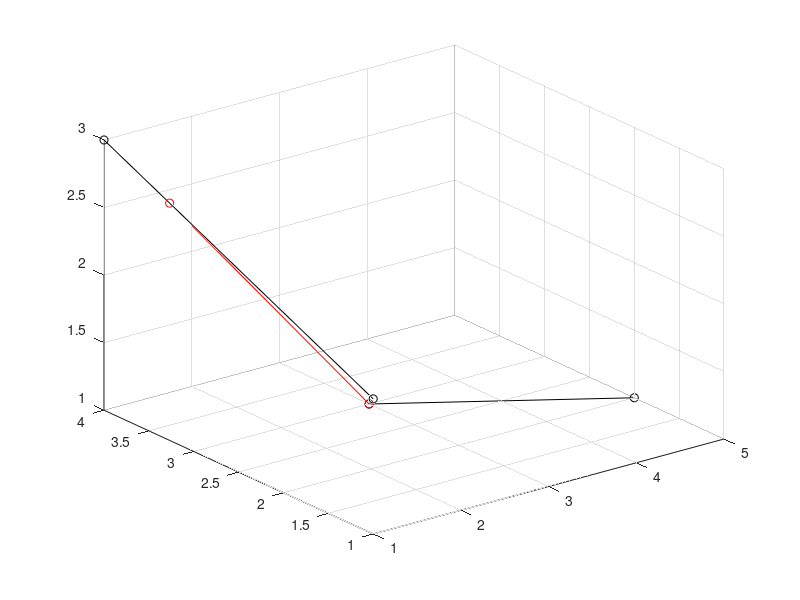

Source code (MATLAB):
clear
close all
clc

p_a1 = [1 1 2]';
p_a2 = [1 4 3]';
p_b1 = [5 2 1]';
p_b2 = [3 3 1]';

figure();
plot3(p_a1(1),p_a1(2),p_a1(3),'o','Color','k'); hold on;
plot3(p_a2(1),p_a2(2),p_a2(3),'o','Color','k');
plot3(p_b1(1),p_b1(2),p_b1(3),'o','Color','k');
plot3(p_b2(1),p_b2(2),p_b2(3),'o','Color','k');
plot3([p_a1(1) p_a2(1)],[p_a1(2) p_a2(2)],[p_a1(3) p_a2(3)],'k')
plot3([p_b1(1) p_b2(1)],[p_b1(2) p_b2(2)],[p_b1(3) p_b2(3)],'k')
grid;

u_a = (p_a2-p_a1)/(norm(p_a2-p_a1));
u_b = (p_b2-p_b1)/(norm(p_b2-p_b1));
k = u_a'*u_b;
t_ac = ((p_b1-p_a1)'*(u_a-k*u_b))/(1-k^2);
t_bc = (t_ac-u_a'*(p_b1-p_a1))/k;

if (t_ac/norm(p_a2-p_a1)<=0)
    t_ac = 0;
    flagA = 2;
elseif (t_ac/norm(p_a2-p_a1)>=1)
    t_ac = norm(p_a2-p_a1);
    flagA = 3;
else
    flagA = 1;
end

if (t_bc/norm(p_b2-p_b1)<=0)
    t_bc = 0;
    flagB = 2;
elseif (t_bc/norm(p_b2-p_b1)>=1)
    t_bc = norm(p_b2-p_b1);
    flagB = 3;
else
    flagB = 1;
end

if flagA==1 && flagB==1             % Case 1: 0<t_ac<normA & 0<t_bc<normB
    index = 1;
elseif flagA==2 && flagB==1         % Case 2: t_ac<=0 & 0<t_bc<normB
    index = 2;
elseif flagA==3 && flagB==1         % Case 3: t_ac>=normA & 0<t_bc<normB
    index = 3;
elseif flagA==1 && flagB==2         % Case 4: 0<t_ac<normA & t_bc<=0
    index = 4;
elseif flagA==1 && flagB==3         % Case 5: 0<t_ac<normA & t_bc>=normB
    index = 5;
elseif flagA==2 && flagB==2         % Case 6: t_ac<=0 & t_bc<=0
    index = 6;
elseif flagA==2 && flagB==3         % Case 7: t_ac<=0 & t_bc>=normB
    index = 7;
elseif flagA==3 && flagB==2         % Case 8: t_ac>=normA & t_bc<=0
    index = 8;
elseif flagA==3 && flagB==3         % Case 9: t_ac>=normA & t_bc>=normB
    index = 9;
end

p_ac = p_a1+t_ac*u_a;
p_bc = p_b1+t_bc*u_b;

dmin = norm(p_ac-p_bc);
disp(index)
        
plot3(p_ac(1),p_ac(2),p_ac(3),'o','Color','r');
plot3(p_bc(1),p_bc(2),p_bc(3),'o','Color','r');
plot3([p_ac(1) p_bc(1)],[p_ac(2) p_bc(2)],[p_ac(3) p_bc(3)],'r')
